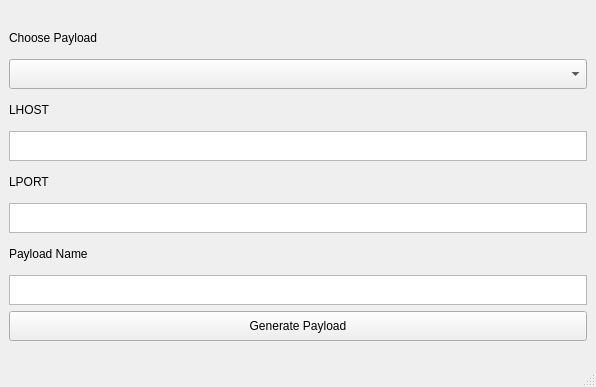
<?xml version="1.0" encoding="UTF-8"?>
<ui version="4.0">
 <class>MainWindow</class>
 <widget class="QMainWindow" name="MainWindow">
  <property name="geometry">
   <rect>
    <x>0</x>
    <y>0</y>
    <width>596</width>
    <height>387</height>
   </rect>
  </property>
  <property name="windowTitle">
   <string>Android Payload Generator</string>
  </property>
  <widget class="QWidget" name="centralwidget">
   <layout class="QVBoxLayout" name="verticalLayout_2">
    <item>
     <layout class="QVBoxLayout" name="verticalLayout">
      <property name="spacing">
       <number>6</number>
      </property>
      <property name="sizeConstraint">
       <enum>QLayout::SetDefaultConstraint</enum>
      </property>
      <item>
       <widget class="QLabel" name="label">
        <property name="maximumSize">
         <size>
          <width>16777215</width>
          <height>30</height>
         </size>
        </property>
        <property name="text">
         <string>Choose Payload</string>
        </property>
       </widget>
      </item>
      <item>
       <widget class="QComboBox" name="payloadComboBox">
        <property name="maximumSize">
         <size>
          <width>16777215</width>
          <height>30</height>
         </size>
        </property>
       </widget>
      </item>
      <item>
       <widget class="QLabel" name="label_2">
        <property name="maximumSize">
         <size>
          <width>16777215</width>
          <height>30</height>
         </size>
        </property>
        <property name="text">
         <string>LHOST</string>
        </property>
       </widget>
      </item>
      <item>
       <widget class="QTextEdit" name="textHost">
        <property name="sizePolicy">
         <sizepolicy hsizetype="Expanding" vsizetype="Expanding">
          <horstretch>0</horstretch>
          <verstretch>50</verstretch>
         </sizepolicy>
        </property>
        <property name="minimumSize">
         <size>
          <width>0</width>
          <height>0</height>
         </size>
        </property>
        <property name="maximumSize">
         <size>
          <width>16777215</width>
          <height>30</height>
         </size>
        </property>
        <property name="inputMethodHints">
         <set>Qt::ImhNoAutoUppercase|Qt::ImhNoPredictiveText</set>
        </property>
        <property name="acceptRichText">
         <bool>false</bool>
        </property>
       </widget>
      </item>
      <item>
       <widget class="QLabel" name="label_3">
        <property name="maximumSize">
         <size>
          <width>16777215</width>
          <height>30</height>
         </size>
        </property>
        <property name="text">
         <string>LPORT</string>
        </property>
       </widget>
      </item>
      <item>
       <widget class="QTextEdit" name="textPort">
        <property name="sizePolicy">
         <sizepolicy hsizetype="Expanding" vsizetype="Expanding">
          <horstretch>0</horstretch>
          <verstretch>0</verstretch>
         </sizepolicy>
        </property>
        <property name="maximumSize">
         <size>
          <width>16777215</width>
          <height>30</height>
         </size>
        </property>
        <property name="inputMethodHints">
         <set>Qt::ImhDigitsOnly</set>
        </property>
       </widget>
      </item>
      <item>
       <widget class="QLabel" name="label_4">
        <property name="maximumSize">
         <size>
          <width>16777215</width>
          <height>30</height>
         </size>
        </property>
        <property name="text">
         <string>Payload Name</string>
        </property>
       </widget>
      </item>
      <item>
       <widget class="QTextEdit" name="textName">
        <property name="maximumSize">
         <size>
          <width>16777215</width>
          <height>30</height>
         </size>
        </property>
       </widget>
      </item>
      <item>
       <widget class="QPushButton" name="btnGeneratePayload">
        <property name="maximumSize">
         <size>
          <width>16777215</width>
          <height>30</height>
         </size>
        </property>
        <property name="baseSize">
         <size>
          <width>0</width>
          <height>0</height>
         </size>
        </property>
        <property name="text">
         <string>Generate Payload</string>
        </property>
       </widget>
      </item>
     </layout>
    </item>
   </layout>
  </widget>
  <widget class="QStatusBar" name="statusbar"/>
 </widget>
 <resources/>
 <connections/>
</ui>
